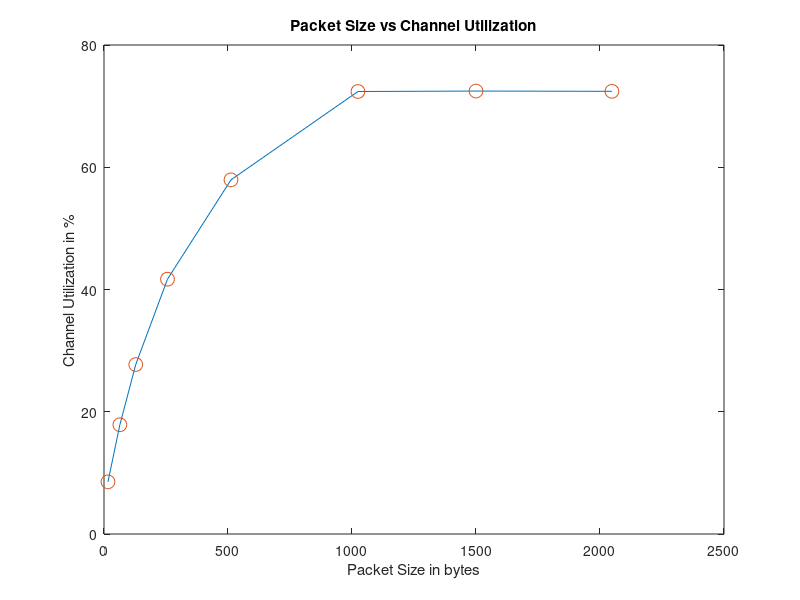

Here is the MATLAB script that generated this plot:
clear;
clc;
Packet16=[ 170.66 170.734 170.715 170.699 170.618 170.550 170.651 170.667 170.673 170.606];
Mean16=mean(Packet16,2);
sum=0;
for i=1:10
    sum=sum+(Packet16(i)-Mean16)^2;
end
StandardDeviation16=sqrt(sum/10);
ConfidenceInterval16=[Mean16-2.262*(StandardDeviation16/sqrt(10)) Mean16+2.262*(StandardDeviation16/sqrt(10))];
Packet64=[357.367 357.259 357.504 357.725 357.898 357.512 357.158 357.499 357.483 357.3];
Mean64=mean(Packet64,2);
sum=0;
for i=1:10
    sum=sum+(Packet64(i)-Mean64)^2;
end
StandardDeviation64=sqrt(sum/10);
ConfidenceInterval64=[Mean64-2.262*(StandardDeviation64/sqrt(10)) Mean64+2.262*(StandardDeviation64/sqrt(10))];
Packet128=[554.437 554.14 554.474 554.376 554.603 554.484 554.768 554.33 554.964 554.46];
Mean128=mean(Packet128,2);
sum=0;
for i=1:10
    sum=sum+(Packet128(i)-Mean128)^2;
end
StandardDeviation128=sqrt(sum/10);
ConfidenceInterval128=[Mean128-2.262*(StandardDeviation128/sqrt(10)) Mean128+2.262*(StandardDeviation128/sqrt(10))];
Packet256=[834.247 833.054 833.856 834.394 833.413 833.904 834.638 834.251 833.353 832.844];
Mean256=mean(Packet256,2);
sum=0;
for i=1:10
    sum=sum+(Packet256(i)-Mean256)^2;
end
StandardDeviation256=sqrt(sum/10);
ConfidenceInterval256=[Mean256-2.262*(StandardDeviation256/sqrt(10)) Mean256+2.262*(StandardDeviation256/sqrt(10))];
Packet512=[1158.53 1158.67 1158.57 1157.94 1159.37 1158.49 1159.31 1158.82 1158.97 1159.33];
Mean512=mean(Packet512,2);
sum=0;
for i=1:10
    sum=sum+(Packet512(i)-Mean512)^2;
end
StandardDeviation512=sqrt(sum/10);
ConfidenceInterval512=[Mean512-2.262*(StandardDeviation512/sqrt(10)) Mean512+2.262*(StandardDeviation512/sqrt(10))];
Packet1024=[1447.64 1448.7 1447.04 1447.42 1447.66 1448.24 1448.2 1447.86 1446.96 1448.88];
Mean1024=mean(Packet1024,2);
sum=0;
for i=1:10
    sum=sum+(Packet1024(i)-Mean1024)^2;
end
StandardDeviation1024=sqrt(sum/10);
ConfidenceInterval1024=[Mean1024-2.262*(StandardDeviation1024/sqrt(10)) Mean1024+2.262*(StandardDeviation1024/sqrt(10))];
Packet1500=[1449.4 1449.26 1449.6 1449.94 1449.45 1448.69 1449.42 1448.96 1448.8 1449.57];
Mean1500=mean(Packet1500,2);
sum=0;
for i=1:10
    sum=sum+(Packet1500(i)-Mean1500)^2;
end
StandardDeviation1500=sqrt(sum/10);
ConfidenceInterval1500=[Mean1500-2.262*(StandardDeviation1500/sqrt(10)) Mean1500+2.262*(StandardDeviation1500/sqrt(10))];
Packet2048=[1448.46 1449.22 1448.87 1448.3 1448.4 1448.8 1447.49 1448.33 1447.64 1449];
Mean2048=mean(Packet2048,2);
sum=0;
for i=1:10
    sum=sum+(Packet2048(i)-Mean2048)^2;
end
StandardDeviation2048=sqrt(sum/10);
ConfidenceInterval2048=[Mean2048-2.262*(StandardDeviation2048/sqrt(10)) Mean2048+2.262*(StandardDeviation2048/sqrt(10))];

ChannelUtilization= (100/(2*1000))*[Mean16 Mean64 Mean128 Mean256 Mean512 Mean1024 Mean1500 Mean2048];
MeanSize=[16 64 128 256 512 1024 1500 2048];
figure
plot(MeanSize,ChannelUtilization);
hold on;
plot(MeanSize,ChannelUtilization,'o','MarkerSize',10);
title('Packet Size vs Channel Utilization');
xlabel('Packet Size in bytes');
ylabel('Channel Utilization in %');

